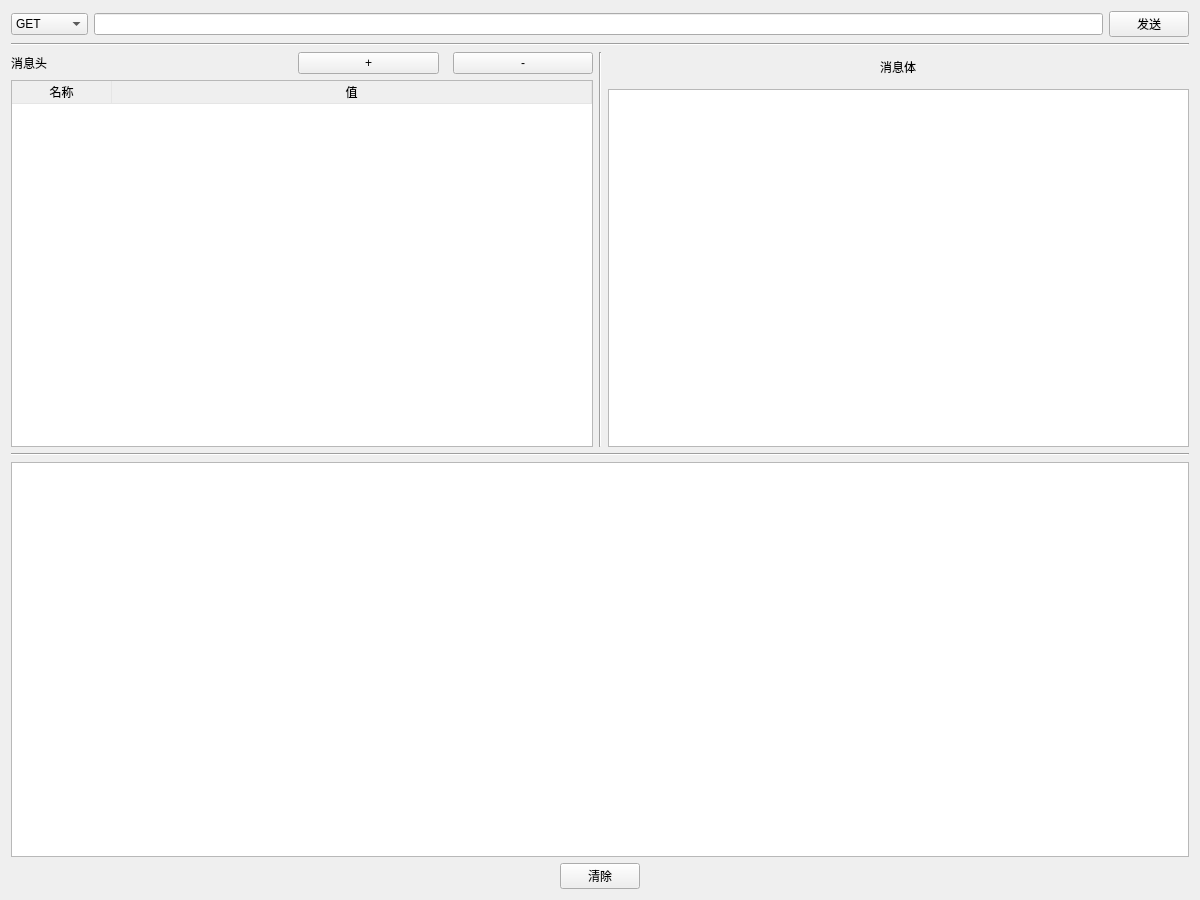
<?xml version="1.0" encoding="UTF-8"?>
<ui version="4.0">
 <class>MainWindow</class>
 <widget class="QWidget" name="MainWindow">
  <property name="geometry">
   <rect>
    <x>0</x>
    <y>0</y>
    <width>1200</width>
    <height>900</height>
   </rect>
  </property>
  <property name="minimumSize">
   <size>
    <width>1200</width>
    <height>900</height>
   </size>
  </property>
  <property name="windowTitle">
   <string>Form</string>
  </property>
  <property name="styleSheet">
   <string notr="true"/>
  </property>
  <layout class="QVBoxLayout" name="verticalLayout_3">
   <item>
    <layout class="QHBoxLayout" name="horizontalLayout">
     <item>
      <widget class="QComboBox" name="methodButton">
       <property name="frame">
        <bool>true</bool>
       </property>
       <item>
        <property name="text">
         <string>GET</string>
        </property>
       </item>
       <item>
        <property name="text">
         <string>POST</string>
        </property>
       </item>
       <item>
        <property name="text">
         <string>PUT</string>
        </property>
       </item>
       <item>
        <property name="text">
         <string>DELETE</string>
        </property>
       </item>
      </widget>
     </item>
     <item>
      <widget class="QLineEdit" name="urlInput"/>
     </item>
     <item>
      <widget class="QPushButton" name="sendButton">
       <property name="text">
        <string>发送</string>
       </property>
      </widget>
     </item>
    </layout>
   </item>
   <item>
    <widget class="Line" name="line">
     <property name="orientation">
      <enum>Qt::Horizontal</enum>
     </property>
    </widget>
   </item>
   <item>
    <layout class="QHBoxLayout" name="horizontalLayout_3">
     <item>
      <layout class="QVBoxLayout" name="verticalLayout">
       <item>
        <layout class="QHBoxLayout" name="horizontalLayout_2">
         <item>
          <widget class="QLabel" name="label">
           <property name="sizePolicy">
            <sizepolicy hsizetype="Preferred" vsizetype="Preferred">
             <horstretch>2</horstretch>
             <verstretch>0</verstretch>
            </sizepolicy>
           </property>
           <property name="text">
            <string>消息头</string>
           </property>
          </widget>
         </item>
         <item>
          <widget class="QPushButton" name="headAddButton">
           <property name="sizePolicy">
            <sizepolicy hsizetype="Minimum" vsizetype="Fixed">
             <horstretch>1</horstretch>
             <verstretch>0</verstretch>
            </sizepolicy>
           </property>
           <property name="text">
            <string>+</string>
           </property>
          </widget>
         </item>
         <item>
          <spacer name="horizontalSpacer">
           <property name="orientation">
            <enum>Qt::Horizontal</enum>
           </property>
           <property name="sizeHint" stdset="0">
            <size>
             <width>8</width>
             <height>20</height>
            </size>
           </property>
          </spacer>
         </item>
         <item>
          <widget class="QPushButton" name="headSubButton">
           <property name="sizePolicy">
            <sizepolicy hsizetype="Minimum" vsizetype="Fixed">
             <horstretch>1</horstretch>
             <verstretch>0</verstretch>
            </sizepolicy>
           </property>
           <property name="text">
            <string>-</string>
           </property>
          </widget>
         </item>
        </layout>
       </item>
       <item>
        <widget class="QTableWidget" name="headTable">
         <property name="styleSheet">
          <string notr="true">QHeaderView::section {
	border-top:0px solid #E5E5E5;
	border-left:0px solid #E5E5E5;
	border-right:0.5px solid #E5E5E5;
	border-bottom: 0.5px solid #E5E5E5;
}</string>
         </property>
         <property name="columnCount">
          <number>2</number>
         </property>
         <attribute name="horizontalHeaderStretchLastSection">
          <bool>true</bool>
         </attribute>
         <attribute name="verticalHeaderStretchLastSection">
          <bool>false</bool>
         </attribute>
         <column>
          <property name="text">
           <string>名称</string>
          </property>
         </column>
         <column>
          <property name="text">
           <string>值</string>
          </property>
         </column>
        </widget>
       </item>
      </layout>
     </item>
     <item>
      <widget class="Line" name="line_2">
       <property name="orientation">
        <enum>Qt::Vertical</enum>
       </property>
      </widget>
     </item>
     <item>
      <layout class="QVBoxLayout" name="verticalLayout_2">
       <item>
        <layout class="QHBoxLayout" name="horizontalLayout_5">
         <property name="leftMargin">
          <number>0</number>
         </property>
         <property name="topMargin">
          <number>6</number>
         </property>
         <property name="bottomMargin">
          <number>7</number>
         </property>
         <item>
          <widget class="QLabel" name="label_2">
           <property name="sizePolicy">
            <sizepolicy hsizetype="Fixed" vsizetype="Fixed">
             <horstretch>0</horstretch>
             <verstretch>0</verstretch>
            </sizepolicy>
           </property>
           <property name="text">
            <string>消息体</string>
           </property>
          </widget>
         </item>
        </layout>
       </item>
       <item>
        <widget class="QPlainTextEdit" name="bodyInput"/>
       </item>
      </layout>
     </item>
    </layout>
   </item>
   <item>
    <widget class="Line" name="line_3">
     <property name="orientation">
      <enum>Qt::Horizontal</enum>
     </property>
    </widget>
   </item>
   <item>
    <widget class="QPlainTextEdit" name="resultShowInput">
     <property name="styleSheet">
      <string notr="true">QHeaderView::section {
	border-top:0px solid #E5E5E5;
	border-left:0px solid #E5E5E5;
	border-right:0.5px solid #E5E5E5;
	border-bottom: 0.5px solid #E5E5E5;
}</string>
     </property>
    </widget>
   </item>
   <item>
    <layout class="QHBoxLayout" name="horizontalLayout_4">
     <item>
      <widget class="QPushButton" name="clearLogButton">
       <property name="enabled">
        <bool>true</bool>
       </property>
       <property name="sizePolicy">
        <sizepolicy hsizetype="Fixed" vsizetype="Fixed">
         <horstretch>0</horstretch>
         <verstretch>0</verstretch>
        </sizepolicy>
       </property>
       <property name="text">
        <string>清除</string>
       </property>
      </widget>
     </item>
    </layout>
   </item>
  </layout>
 </widget>
 <resources/>
 <connections/>
</ui>
